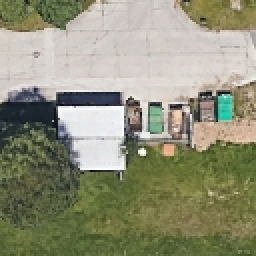
#> input picture utils/res/validation_drone_59e881f6e2da029497840f7a81f809f0cf6224b3-0-0.png, 128 x 128 px (shown 2 times larger)
$ python plot_sat_drone.py
#> lines starting #> are read from the running program, lines starting #| are printed output that depends on the picture
import matplotlib.pyplot as plt
import os


def main():

    res_directory = "./res"  # path to the res directory
    drone_image_path = os.path.join(
        res_directory,
        "validation_drone_59e881f6e2da029497840f7a81f809f0cf6224b3-0-0.png",
    )
    sat_image_path = os.path.join(
        res_directory, "validation_sat_59e881f6e2da029497840f7a81f809f0cf6224b3-0-0.png"
    )

    # Load images
    drone_image = plt.imread(drone_image_path)
#> drone_image is the input picture: shape (128, 128, 3) float32; mean R, G, B 0.563, 0.566, 0.473
    sat_image = plt.imread(sat_image_path)
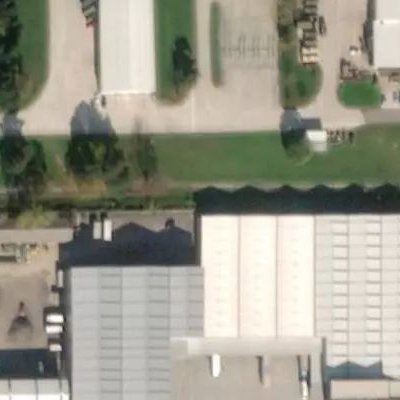
#> input picture utils/res/validation_sat_59e881f6e2da029497840f7a81f809f0cf6224b3-0-0.png, 400 x 400 px
#> sat_image is the input picture: shape (400, 400, 3) float32; mean R, G, B 0.605, 0.6, 0.545

    # Plot images side by side
    fig, ax = plt.subplots(1, 2, figsize=(10, 5))

    # Display drone image
    ax[0].imshow(drone_image)
    ax[0].axis("off")  # Hide axis
    ax[0].set_title("Slika brezpilotnega letalnika")

    # Display satellite image
    ax[1].imshow(sat_image)
    ax[1].axis("off")  # Hide axis
    ax[1].set_title("Pripadajoča satelitska slika")

    # plt.tight_layout()
    plt.savefig(os.path.join(res_directory, "sat_drone.png"), dpi=200)
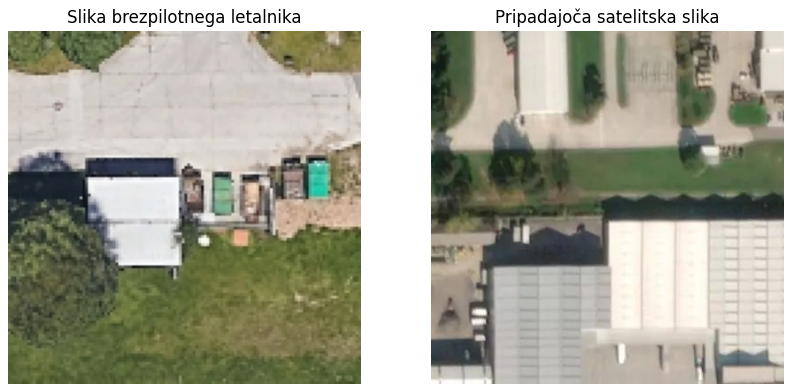
#> figure drawn by matplotlib, 2 panels


if __name__ == "__main__":
    main()
